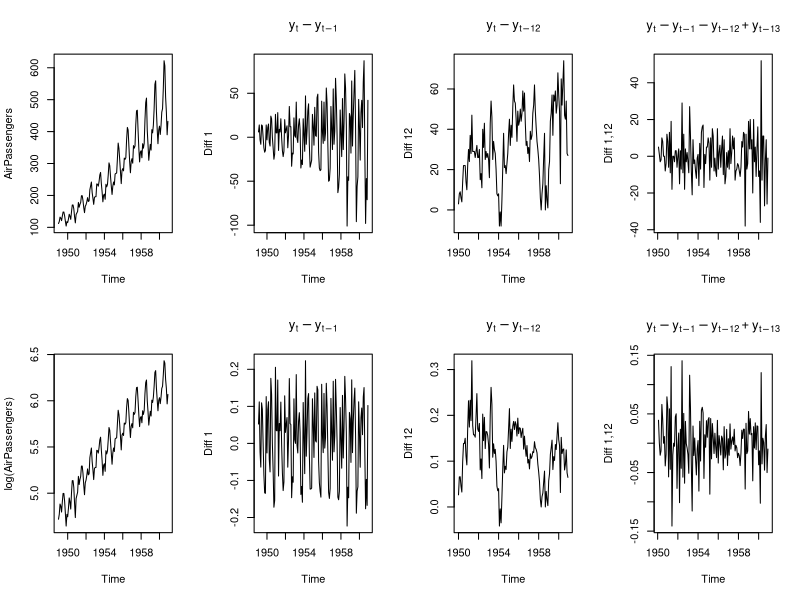
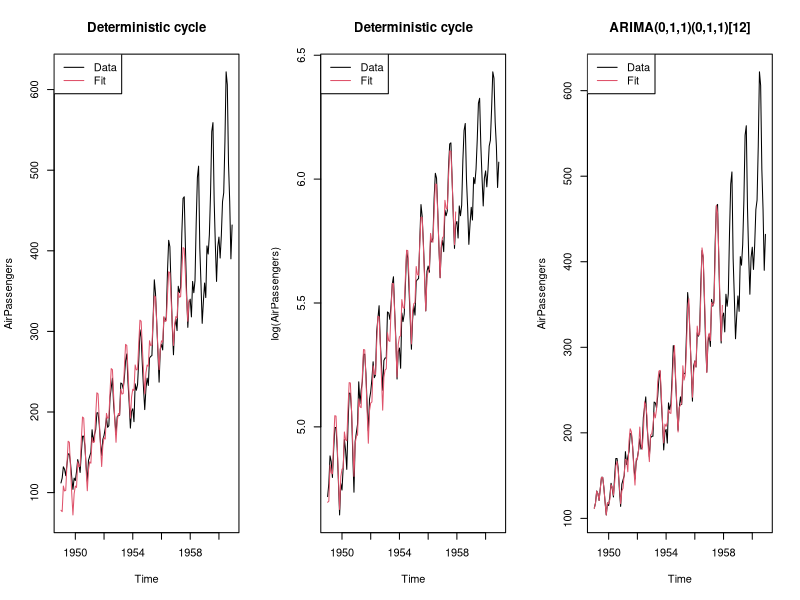
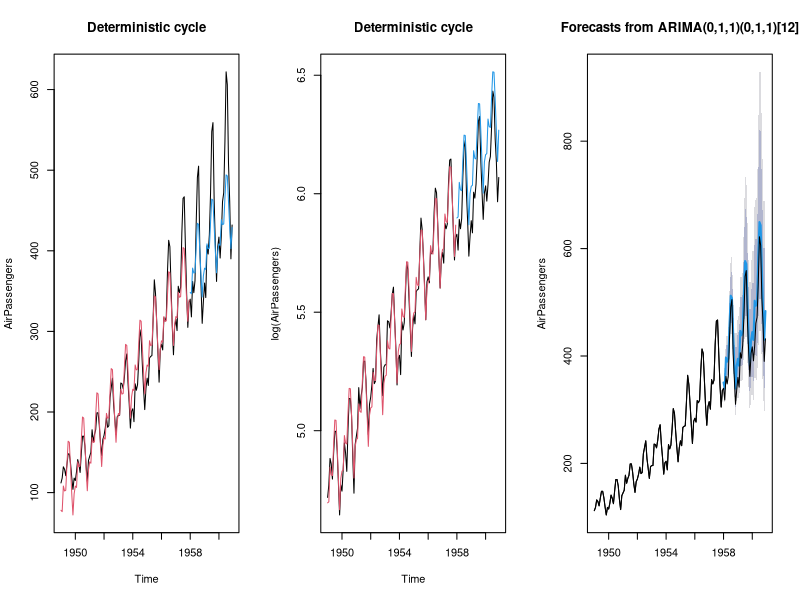

Source code (R) for these figures, in order:
## ---- chunk 1
knitr::opts_chunk$set(echo = TRUE)
## ---- chunk 2
# Pacotes necessários
library(forecast) 
## ---- chunk 3
par(mfrow=c(2,4))
plot(AirPassengers)
plot(diff(AirPassengers),ylab="Diff 1",main=expression(y[t]-y[t-1]))
plot(diff(AirPassengers,12),ylab="Diff 12",main=expression(y[t]-y[t-12]))
plot(diff(diff(AirPassengers,1),12),ylab="Diff 1,12",main=expression(y[t]-y[t-1]-y[t-12]+y[t-13]))

plot(log(AirPassengers))
plot(diff(log(AirPassengers)),ylab="Diff 1",main=expression(y[t]-y[t-1]))
plot(diff(log(AirPassengers),12),ylab="Diff 12",main=expression(y[t]-y[t-12]))
plot(diff(diff(log(AirPassengers),1),12),ylab="Diff 1,12",main=expression(y[t]-y[t-1]-y[t-12]+y[t-13]))
## ---- chunk 4
n  <- length(AirPassengers)
n1 <- 108 #Test sample
month_ind <- kronecker(matrix(1,n/12,1),rbind(diag(1,11),rep(0,11)))
lin_trend <- 1:n
X <- cbind(1,lin_trend,month_ind)
## ---- chunk 5
reg1 = lm(AirPassengers[1:n1]~X[1:n1,]-1)
fit1 = ts(reg1$fit,start=c(1949,1),end=c(1957,12),frequency=12)

reg2 = lm(log(AirPassengers[1:n1])~X[1:n1,]-1)
fit2 = ts(reg2$fit,start=c(1949,1),end=c(1957,12),frequency=12)
## ---- chunk 6
bics = matrix(0,16,5)
s = 0
for (i in 0:1)
  for (j in 0:1)
    for (k in 0:1)
      for (l in 0:1){
        s = s + 1
        bics[s,] = c(i,j,k,l,Arima(window(AirPassengers,end=1957+11/12), 
                     order=c(i,1,j),seasonal=list(order=c(k,1,l),period=12),
                     lambda=0)$bic)
      }
bics[bics[,5]==min(bics[,5]),]
## ---- chunk 7
air.model = Arima(window(AirPassengers,end=1957+11/12), order=c(0,1,1),
                  seasonal=list(order=c(0,1,1),period=12), lambda=0) 
sarima1 = air.model
air.model
## ---- chunk 8
par(mfrow=c(1,3))

plot(AirPassengers,ylim=range(AirPassengers,fit1))
lines(fit1,col=2)
legend("topleft",legend=c("Data","Fit"),col=1:2,lty=1)
title("Deterministic cycle")

plot(log(AirPassengers),ylim=range(log(AirPassengers),fit2))
lines(fit2,col=2)
legend("topleft",legend=c("Data","Fit"),col=1:2,lty=1)
title("Deterministic cycle")

plot(AirPassengers,ylim=range(AirPassengers,air.model$fit))
lines(air.model$fit,col=2)
legend("topleft",legend=c("Data","Fit"),col=1:2,lty=1)
title("ARIMA(0,1,1)(0,1,1)[12]")
sarima1 = air.model
## ---- chunk 9
par(mfrow=c(1,3))

# Deterministic seasonality - AirPassengers
fit11 = ts(X[(n1+1):n,]%*%reg1$coef,start=c(1958,1),end=c(1960,12),frequency=12)
plot(AirPassengers,ylim=range(AirPassengers,fit1))
lines(fit1,col=2)
lines(fit11,col=4)
title("Deterministic cycle")

# Deterministic seasonality - log-AirPassengers
fit21 = ts(X[(n1+1):n,]%*%reg2$coef,start=c(1958,1),end=c(1960,12),frequency=12)
plot(log(AirPassengers),ylim=range(log(AirPassengers),fit2,fit21))
lines(fit2,col=2)
lines(fit21,col=4)
title("Deterministic cycle")

# Seasonal ARIMA
air.model = Arima(window(AirPassengers,end=1957+11/12), order=c(0,1,1),
                  seasonal=list(order=c(0,1,1),period=12), lambda=0) 
plot(forecast(air.model,h=36),ylab="AirPassengers")
lines(AirPassengers)
sarima2 = air.model
